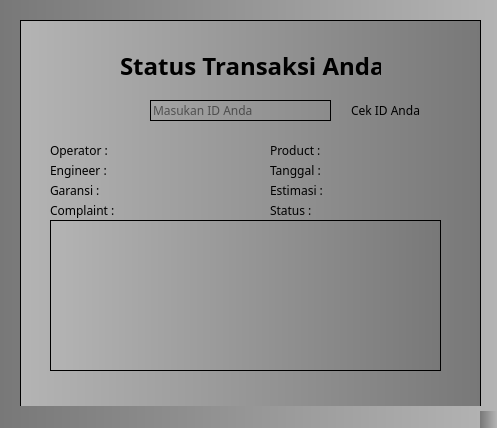
<?xml version="1.0" encoding="UTF-8"?>
<ui version="4.0">
 <class>MainWindow</class>
 <widget class="QMainWindow" name="MainWindow">
  <property name="geometry">
   <rect>
    <x>0</x>
    <y>0</y>
    <width>497</width>
    <height>428</height>
   </rect>
  </property>
  <property name="windowTitle">
   <string>MainWindow</string>
  </property>
  <property name="styleSheet">
   <string notr="true">background-color: qlineargradient(spread:pad, x1:0, y1:0, x2:1, y2:0, stop:1 rgb(180, 180, 180), stop:0 rgba(120, 120, 120));</string>
  </property>
  <widget class="QWidget" name="centralwidget">
   <widget class="QFrame" name="frame">
    <property name="geometry">
     <rect>
      <x>20</x>
      <y>20</y>
      <width>461</width>
      <height>391</height>
     </rect>
    </property>
    <property name="styleSheet">
     <string notr="true">QFrame{
background-color: qlineargradient(spread:pad, x1:0, y1:0, x2:1, y2:0, stop:0 rgb(180, 180, 180), stop:1 rgba(120, 120, 120));
}
*{
	font-family : century gothic;
}
QLabel{
	background : transparent;
}
QLineEdit{
	background : transparent;
	border : none;
}
QPushButton{
	background : transparent;
	border_radius : 20px;
}
QPushButton:hover{
	background : pink;
}</string>
    </property>
    <property name="frameShape">
     <enum>QFrame::StyledPanel</enum>
    </property>
    <property name="frameShadow">
     <enum>QFrame::Raised</enum>
    </property>
    <widget class="QLabel" name="label">
     <property name="geometry">
      <rect>
       <x>100</x>
       <y>30</y>
       <width>261</width>
       <height>31</height>
      </rect>
     </property>
     <property name="styleSheet">
      <string notr="true">font-family : century gothic;
font-size : 24px;	
background : transparent;
font-weight : bold;</string>
     </property>
     <property name="text">
      <string>Status Transaksi Anda</string>
     </property>
    </widget>
    <widget class="QLabel" name="label_2">
     <property name="geometry">
      <rect>
       <x>30</x>
       <y>120</y>
       <width>71</width>
       <height>21</height>
      </rect>
     </property>
     <property name="text">
      <string>Operator : </string>
     </property>
    </widget>
    <widget class="QLineEdit" name="lineEdit">
     <property name="geometry">
      <rect>
       <x>90</x>
       <y>120</y>
       <width>113</width>
       <height>20</height>
      </rect>
     </property>
     <property name="styleSheet">
      <string notr="true"/>
     </property>
    </widget>
    <widget class="QLineEdit" name="lineEdit_2">
     <property name="geometry">
      <rect>
       <x>90</x>
       <y>140</y>
       <width>113</width>
       <height>20</height>
      </rect>
     </property>
     <property name="styleSheet">
      <string notr="true"/>
     </property>
    </widget>
    <widget class="QLabel" name="label_3">
     <property name="geometry">
      <rect>
       <x>30</x>
       <y>140</y>
       <width>71</width>
       <height>21</height>
      </rect>
     </property>
     <property name="text">
      <string>Engineer :</string>
     </property>
    </widget>
    <widget class="QLabel" name="label_4">
     <property name="geometry">
      <rect>
       <x>30</x>
       <y>180</y>
       <width>71</width>
       <height>21</height>
      </rect>
     </property>
     <property name="text">
      <string>Complaint : </string>
     </property>
    </widget>
    <widget class="QLineEdit" name="lineEdit_4">
     <property name="geometry">
      <rect>
       <x>90</x>
       <y>160</y>
       <width>113</width>
       <height>20</height>
      </rect>
     </property>
     <property name="styleSheet">
      <string notr="true"/>
     </property>
    </widget>
    <widget class="QLabel" name="label_5">
     <property name="geometry">
      <rect>
       <x>30</x>
       <y>160</y>
       <width>71</width>
       <height>21</height>
      </rect>
     </property>
     <property name="text">
      <string>Garansi :</string>
     </property>
    </widget>
    <widget class="QTextEdit" name="textEdit">
     <property name="geometry">
      <rect>
       <x>30</x>
       <y>200</y>
       <width>391</width>
       <height>151</height>
      </rect>
     </property>
     <property name="styleSheet">
      <string notr="true"/>
     </property>
    </widget>
    <widget class="QLineEdit" name="lineEdit_5">
     <property name="geometry">
      <rect>
       <x>310</x>
       <y>140</y>
       <width>113</width>
       <height>20</height>
      </rect>
     </property>
     <property name="styleSheet">
      <string notr="true"/>
     </property>
    </widget>
    <widget class="QLabel" name="label_6">
     <property name="geometry">
      <rect>
       <x>250</x>
       <y>140</y>
       <width>71</width>
       <height>21</height>
      </rect>
     </property>
     <property name="text">
      <string>Tanggal :</string>
     </property>
    </widget>
    <widget class="QLabel" name="label_7">
     <property name="geometry">
      <rect>
       <x>250</x>
       <y>160</y>
       <width>71</width>
       <height>21</height>
      </rect>
     </property>
     <property name="text">
      <string>Estimasi : </string>
     </property>
    </widget>
    <widget class="QLineEdit" name="lineEdit_6">
     <property name="geometry">
      <rect>
       <x>310</x>
       <y>160</y>
       <width>113</width>
       <height>20</height>
      </rect>
     </property>
     <property name="styleSheet">
      <string notr="true"/>
     </property>
    </widget>
    <widget class="QLabel" name="label_8">
     <property name="geometry">
      <rect>
       <x>250</x>
       <y>180</y>
       <width>71</width>
       <height>21</height>
      </rect>
     </property>
     <property name="text">
      <string>Status : </string>
     </property>
    </widget>
    <widget class="QLineEdit" name="lineEdit_7">
     <property name="geometry">
      <rect>
       <x>310</x>
       <y>180</y>
       <width>113</width>
       <height>20</height>
      </rect>
     </property>
     <property name="styleSheet">
      <string notr="true"/>
     </property>
    </widget>
    <widget class="QLineEdit" name="lineEdit_3">
     <property name="geometry">
      <rect>
       <x>130</x>
       <y>80</y>
       <width>181</width>
       <height>21</height>
      </rect>
     </property>
     <property name="styleSheet">
      <string notr="true">border : 1px solid;</string>
     </property>
     <property name="placeholderText">
      <string>Masukan ID Anda</string>
     </property>
    </widget>
    <widget class="QPushButton" name="pushButton_2">
     <property name="geometry">
      <rect>
       <x>320</x>
       <y>70</y>
       <width>91</width>
       <height>41</height>
      </rect>
     </property>
     <property name="styleSheet">
      <string notr="true">border-radius: 20px;
</string>
     </property>
     <property name="text">
      <string>Cek ID Anda</string>
     </property>
    </widget>
    <widget class="QLabel" name="label_9">
     <property name="geometry">
      <rect>
       <x>250</x>
       <y>120</y>
       <width>71</width>
       <height>21</height>
      </rect>
     </property>
     <property name="text">
      <string>Product : </string>
     </property>
    </widget>
    <widget class="QLineEdit" name="lineEdit_8">
     <property name="geometry">
      <rect>
       <x>310</x>
       <y>120</y>
       <width>113</width>
       <height>20</height>
      </rect>
     </property>
     <property name="styleSheet">
      <string notr="true"/>
     </property>
    </widget>
   </widget>
  </widget>
  <widget class="QStatusBar" name="statusbar"/>
 </widget>
 <resources/>
 <connections/>
</ui>
